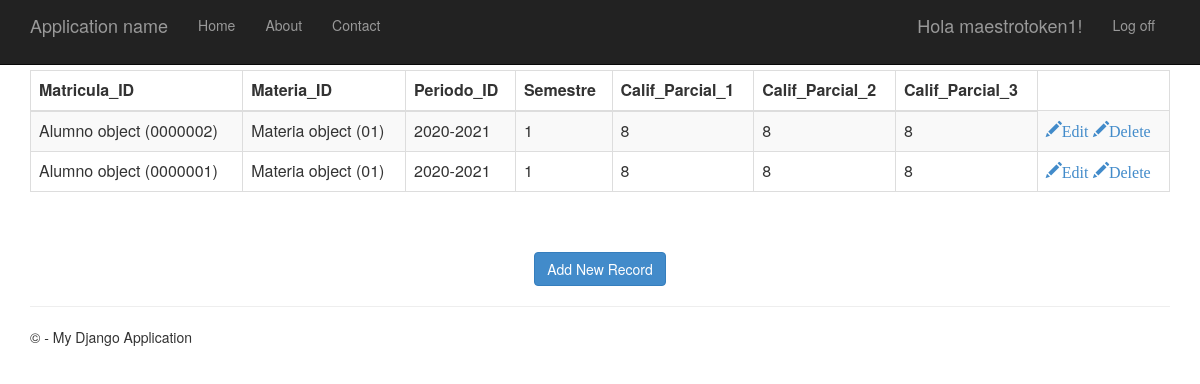
Page /show (signed in) on the committed database.
### app/models.py (models this page shows)
class Historial(models.Model):
    Matricula_ID    = models.ForeignKey(Alumno, on_delete=models.CASCADE)
    Materia_ID      = models.ForeignKey(Materia, on_delete=models.CASCADE)
    Periodo_ID      = models.CharField(max_length=10,default='2020-2021')
    Semestre        = models.CharField(max_length=3)
    Calif_Parcial_1 = models.CharField(max_length=3)
    Calif_Parcial_2 = models.CharField(max_length=3)
    Calif_Parcial_3 = models.CharField(max_length=3)
    class Meta:
        db_table = "historial"

class Alumno(models.Model):
    Matricula_ID    = models.CharField(max_length=7, primary_key=True)   #ID DEL ALUMNO
    Maestro_ID      = models.ForeignKey(Maestro, on_delete=models.CASCADE) #RELACION DE ALUMNOS A MAESTRO
    Paterno         = models.CharField(max_length=100)
    Materno         = models.CharField(max_length=100)
    Nombre          = models.CharField(max_length=100)
    Grupo           = models.CharField(max_length=4)  #models.ForeignKey(Clases, on_delete=models.CASCADE)
    Inscrito        =models.BooleanField()
    class Meta:
        db_table = "alumno"

class Materia(models.Model):
    Materia_ID      = models.CharField(max_length=20, primary_key=True)
    Nombre          = models.CharField(max_length=100)
    Encab           = models.CharField(max_length=10)
    class Meta:
        db_table = "materia"

### app/views.py (the view)
# urls.py: path('show',views.show,name='show'),
def show(request):
    historials = Historial.objects.all()
    return render(request,'app/show.html',{'historials':historials})

### app/templates/app/show.html
﻿{% extends "app/layout.html" %}
{% block content %}
<table class="table table-striped table-bordered table-sm">
    <thead class="thead-dark">
    <tr>
        <th>Matricula_ID</th>
        <th>Materia_ID</th>
        <th>Periodo_ID</th>
        <th>Semestre</th>
        <th>Calif_Parcial_1</th>
        <th>Calif_Parcial_2</th>
        <th>Calif_Parcial_3</th>
    </tr>
    </thead>
    <tbody>
{% for historial in historials %}
    <tr>
        <td>{{ historial.Matricula_ID }}</td>
        <td>{{ historial.Materia_ID }}</td>
        <td>{{ historial.Periodo_ID }}</td>
        <td>{{ historial.Semestre }}</td>
        <td>{{ historial.Calif_Parcial_1 }}</td>
        <td>{{ historial.Calif_Parcial_2 }}</td>
        <td>{{ historial.Calif_Parcial_3 }}</td>
        <td>
            <a href="/edit/{{ historial.id }}"><span class="glyphicon glyphicon-pencil" >Edit</span></a>
            <a href="/delete/{{ historial.id }}"><span class="glyphicon glyphicon-pencil" >Delete</span></a>
        </td>
    </tr>
{% endfor %}
    </tbody>
</table>
<br>
<br>
<center><a href="/emp" class="btn btn-primary">Add New Record</a></center>
{% endblock %}

### app/templates/app/loginpartial.html (shortened to what this page needs)
{% if user.is_authenticated %}
<form id="logoutForm" action="/logout/" method="post" class="navbar-right">
    <ul class="nav navbar-nav navbar-right">
        <li><span class="navbar-brand">Hola  {{ user.username }}!</span></li>
        <li><a href="javascript:document.getElementById('logoutForm').submit()">Log off</a></li>
    </ul>
</form>
{% else %}
<ul class="nav navbar-nav navbar-right">
    <li><a href="{% url 'login' %}">Log in</a></li>
</ul>
{% endif %}

### app/static/app/content/site.css (style rules this page uses)
body { padding-top: 50px; padding-bottom: 20px; }

### rows in the picture
Historial: Matricula_ID "Alumno object (0000002)", Materia_ID "Materia object (01)", Periodo_ID "2020-2021", Semestre "1", Calif_Parcial_1 "8", Calif_Parcial_2 "8", Calif_Parcial_3 "8"
Historial: Matricula_ID "Alumno object (0000001)", Materia_ID "Materia object (01)", Periodo_ID "2020-2021", Semestre "1", Calif_Parcial_1 "8", Calif_Parcial_2 "8", Calif_Parcial_3 "8"

### other values in the picture
{{ user.username }} "maestrotoken1"
